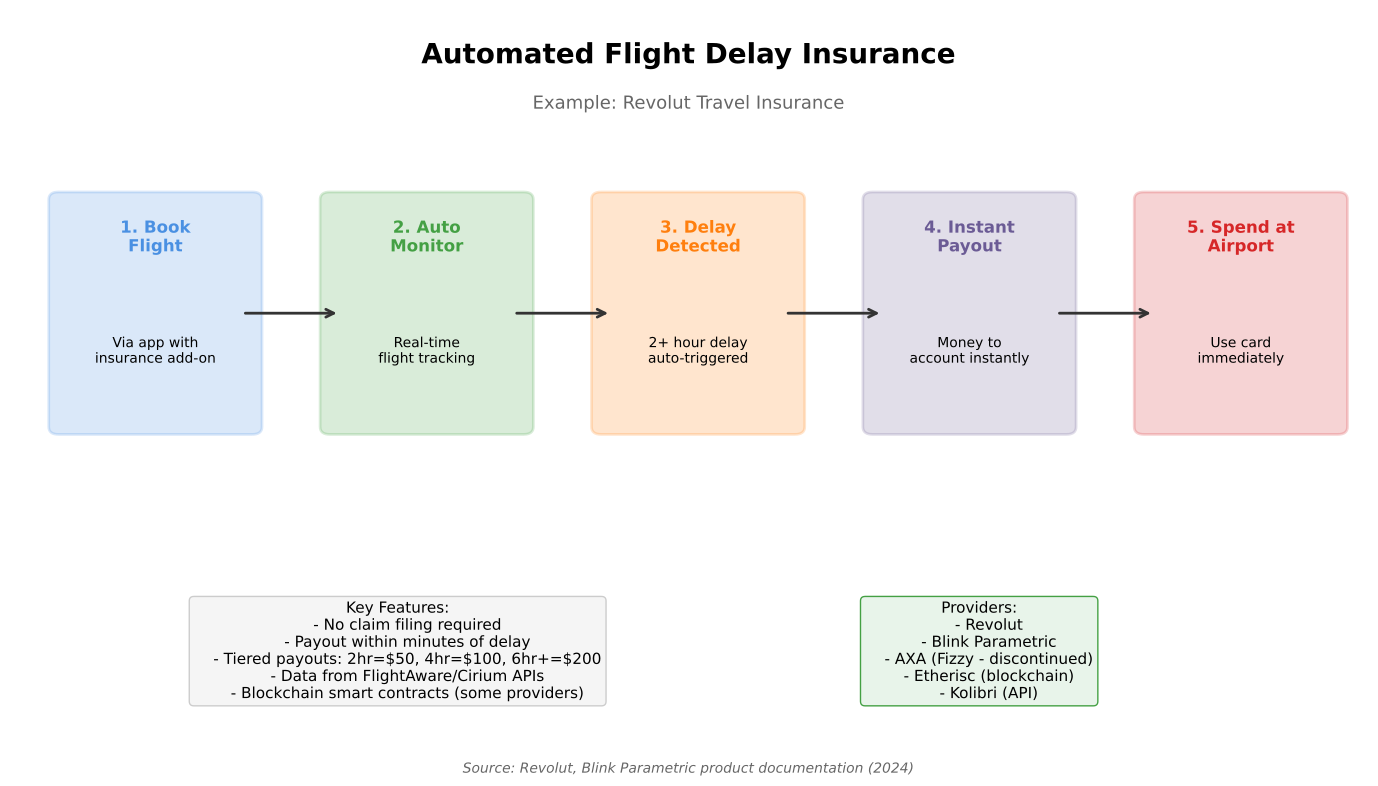

This chart was generated by the following Python code:
"""
Flight Delay Insurance
Shows automated flight delay insurance flow

Output: flight_delay_insurance.pdf
Module: module_01_fintech
Lesson: 9 - InsurTech
"""

from pathlib import Path
import matplotlib.pyplot as plt
import matplotlib.patches as mpatches
import numpy as np

CHART_METADATA = {
    'title': 'Flight Delay Insurance',
    'module': 'module_01_fintech',
    'lesson': 9,
    'url': 'https://github.com/Digital-AI-Finance/digital-finance/tree/main/module_01_fintech/figures/flight_delay_insurance'
}

plt.rcParams.update({
    'font.size': 14,
    'axes.labelsize': 14,
})

def create_chart():
    """Create flight delay insurance flow diagram"""
    fig, ax = plt.subplots(figsize=(14, 8))
    ax.set_xlim(0, 14)
    ax.set_ylim(0, 10)
    ax.axis('off')

    # Title
    ax.text(7, 9.3, 'Automated Flight Delay Insurance', fontsize=20, fontweight='bold', ha='center')
    ax.text(7, 8.7, 'Example: Revolut Travel Insurance', fontsize=13, ha='center', color='#666666')

    # Process flow
    steps = [
        {'name': '1. Book\nFlight', 'x': 1.5, 'y': 6, 'color': '#4A90E2',
         'desc': 'Via app with\ninsurance add-on'},
        {'name': '2. Auto\nMonitor', 'x': 4.3, 'y': 6, 'color': '#44A044',
         'desc': 'Real-time\nflight tracking'},
        {'name': '3. Delay\nDetected', 'x': 7.1, 'y': 6, 'color': '#FF7F0E',
         'desc': '2+ hour delay\nauto-triggered'},
        {'name': '4. Instant\nPayout', 'x': 9.9, 'y': 6, 'color': '#6B5B95',
         'desc': 'Money to\naccount instantly'},
        {'name': '5. Spend at\nAirport', 'x': 12.7, 'y': 6, 'color': '#D62728',
         'desc': 'Use card\nimmediately'},
    ]

    # Draw flow arrows
    for i in range(len(steps)-1):
        ax.annotate('', xy=(steps[i+1]['x']-0.9, 6), xytext=(steps[i]['x']+0.9, 6),
                   arrowprops=dict(arrowstyle='->', color='#333333', lw=2))

    for step in steps:
        # Step box
        box = mpatches.FancyBboxPatch((step['x']-1, step['y']-1.5), 2, 3,
                                       boxstyle='round,pad=0.1',
                                       facecolor=step['color'], alpha=0.2,
                                       edgecolor=step['color'], lw=2)
        ax.add_patch(box)
        ax.text(step['x'], step['y']+1, step['name'], ha='center', va='center',
               fontsize=12, fontweight='bold', color=step['color'])
        ax.text(step['x'], step['y']-0.5, step['desc'], ha='center', va='center', fontsize=10)

    # Key features
    features = """Key Features:
    - No claim filing required
    - Payout within minutes of delay
    - Tiered payouts: 2hr=$50, 4hr=$100, 6hr+=$200
    - Data from FlightAware/Cirium APIs
    - Blockchain smart contracts (some providers)"""

    ax.text(4, 2.2, features, ha='center', fontsize=11, va='top',
           bbox=dict(boxstyle='round', facecolor='#F5F5F5', edgecolor='#CCCCCC'))

    # Providers
    providers = """Providers:
    - Revolut
    - Blink Parametric
    - AXA (Fizzy - discontinued)
    - Etherisc (blockchain)
    - Kolibri (API)"""

    ax.text(10, 2.2, providers, ha='center', fontsize=11, va='top',
           bbox=dict(boxstyle='round', facecolor='#E8F4EA', edgecolor='#44A044'))

    # Source
    fig.text(0.5, 0.02, 'Source: Revolut, Blink Parametric product documentation (2024)',
            fontsize=10, ha='center', style='italic', color='#666666')

    plt.tight_layout()

    output_path = Path(__file__).parent / 'flight_delay_insurance.pdf'
    plt.savefig(output_path, format='pdf', dpi=300, bbox_inches='tight')
    plt.close()
    print(f"Chart saved to: {output_path}")
    return output_path

if __name__ == '__main__':
    create_chart()
